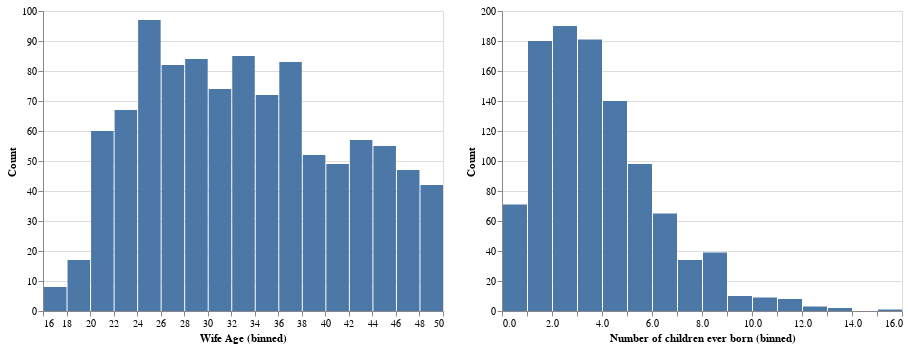

The notebook cell this image was saved under:
### Markdown cell above
### 3.1 Plot the Histogram of all numerical features

### Code cell
numerical_features = ["Wife Age", "Number of children ever born"]
alt.Chart(train_df).mark_bar().encode(
    x=alt.X(alt.repeat(), type="quantitative", bin=alt.Bin(maxbins=30)),
    y=alt.Y("count()", title="Count"),
).repeat(numerical_features)

### Figure 1 — Vega-Lite specification as saved in the notebook (floating-point values rounded to 4 significant figures; data arrays with more than 128 entries replaced by an {"elided": "..."} marker saying what was removed)
{"config": {"view": {"continuousWidth": 400, "continuousHeight": 300}}, "repeat": ["Wife Age", "Number of children ever born"], "spec": {"data": {"name": "data-2ecc569351b350be7a678684307e3d89"}, "mark": "bar", "encoding": {"x": {"type": "quantitative", "bin": {"maxbins": 30}, "field": {"repeat": "repeat"}}, "y": {"type": "quantitative", "aggregate": "count", "title": "Count"}}}, "$schema": "https://vega.github.io/schema/vega-lite/v4.8.1.json", "datasets": {"data-2ecc569351b350be7a678684307e3d89": {"elided": "1031 records"}}}
